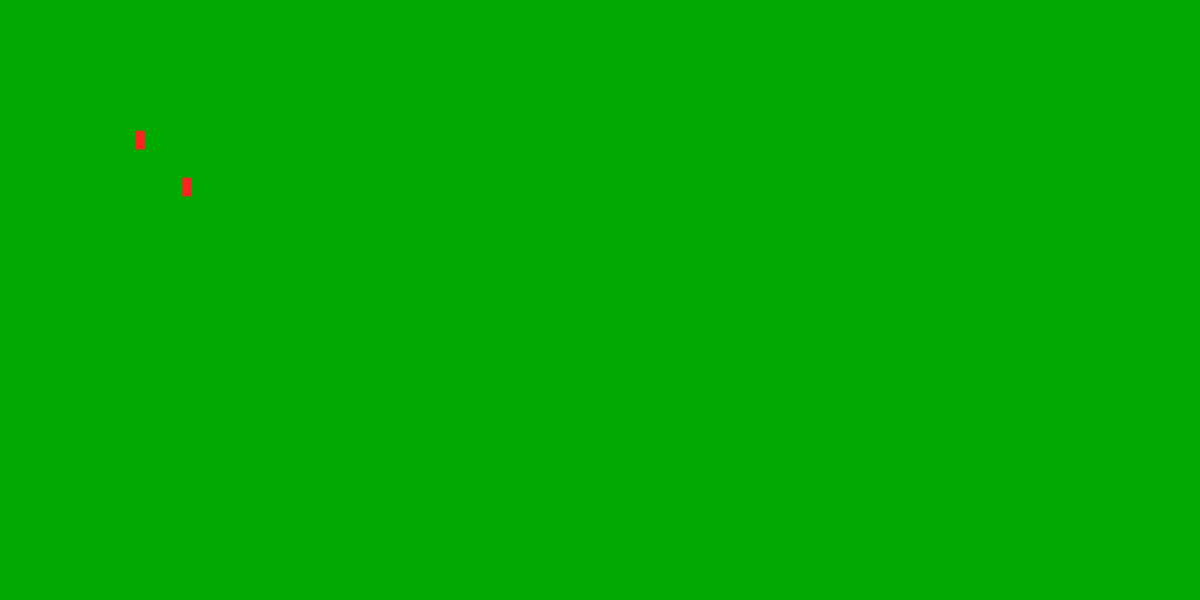
Frame 1 (no input)
Frame 60 (no input): identical to frame 1, image omitted
Frame 120 (the mouse pressed at the canvas centre since frame 60): identical to frame 1, image omitted

The p5.js sketch that drew this single still picture (run headless with seeded random() and noise() and a simulated clock; from frame 60 on, the mouse is pressed at the canvas centre):

// p5.js sketch
// ── sketch.js

let car
let car2
let userInputs = [0, 0]

let wfc

function setup() {
    createCanvas(1280, 640)
    angleMode(DEGREES)
    noStroke()
    frameRate(60)
    wfc = new WaveFunction({
        tiles: [
            new Tile({
                name: "Blank",
                draw: function(x, y) {},
                edges: {
                    up: 0,
                    right: 0,
                    down: 0,
                    left: 0
                },
                weight: 10
            }),
            new Tile({
                name: "Straight-Horizontal",
                draw: function(x, y) { drawTrack(x, y, 'straight', 0) },
                edges: {
                    up: 0,
                    right: 1,
                    down: 0,
                    left: 1
                },
                weight: 20
            }),
            new Tile({
                name: "Straight-Vertical",
                draw: function(x, y) { drawTrack(x, y, 'straight', 90) },
                edges: {
                    up: 1,
                    right: 0,
                    down: 1,
                    left: 0
                },
                weight: 20
            }),
            new Tile({
                name: "Turn-1",
                draw: function(x, y) { drawTrack(x, y, 'turn', 0) },
                edges: {
                    up: 0,
                    right: 1,
                    down: 1,
                    left: 0
                },
                weight: 5
            }),
            new Tile({
                name: "Turn-2",
                draw: function(x, y) { drawTrack(x, y, 'turn', 90) },
                edges: {
                    up: 0,
                    right: 0,
                    down: 1,
                    left: 1
                },
                weight: 5
            }),
            new Tile({
                name: "Turn-3",
                draw: function(x, y) { drawTrack(x, y, 'turn', 180) },
                edges: {
                    up: 1,
                    right: 0,
                    down: 0,
                    left: 1
                },
                weight: 5
            }),
            new Tile({
                name: "Turn-4",
                draw: function(x, y) { drawTrack(x, y, 'turn', 270) },
                edges: {
                    up: 1,
                    right: 1,
                    down: 0,
                    left: 0
                },
                weight: 5
            })
        ],
        width: 10,
        height: 5
    })
    car = new Car()
    car2 = new Car()
    car.position = { x: 200, y: 200 }
    car2.position = { x: 150, y: 150 }
    wfc.beginCollapse()
}

function drawTrack(mapx, mapy, type="straight", rotation=0) {
    scale = 128
    halfScale = scale / 2
    doubleScale = scale * 2
    push()
    translate((mapx + 0.5) * scale, (mapy + 0.5) * scale)
    rotate(rotation)
    rectMode(CENTER)
    switch (type) {
        case "turn":
            push()
            fill(color('#00AA00'))
            rect(0, 0, scale, scale)
            fill(color('#505050'))
            arc(halfScale, halfScale, doubleScale * 0.9, doubleScale * 0.9, 180, 270)
            fill(color('#00AA00'))
            arc(halfScale, halfScale, doubleScale * 0.1, doubleScale * 0.1, 180, 270)
            pop()
            break
        case "straight":
            push()
            fill(color('#00AA00'))
            rect(0, 0, scale, scale)
            fill(color('#505050'))
            rect(0, 0, scale, scale * 0.8)
            pop()
            break
    }
    pop()
}

class Car {
    constructor() {
        this.position = { x: 0, y: 0 }
        this.velocity = { x: 0, y: 0 }
        this.acceleration = { x: 0, y: 0 }
        this.direction = 0
        this.speed = 0.08
        this.reverseSpeed = 0.5
        this.turnSpeed = 3
        this.turnFactor = 0.2
        this.accelerationFriction = 0.86
        this.velocityFriction = 0.92
        this.grassFriction = 0.95
    }

    // Inputs should be an array (length 2) consisting of WS and AD of either -1 or 1 values.
    // ex. [-1, 0] would be just holding S and [1, 1] would be holding W and A
    update(inputs) {
        let speed = this.speed
        let reversed = false
        if (inputs[0] == -1) {
            speed = this.speed * this.reverseSpeed
            reversed = true
        }
        this.direction += inputs[1] * (this.turnSpeed * (mag(this.velocity.x, this.velocity.y) * this.turnFactor) * (reversed ? -1 : 1))
        this.direction %= 360
        if (this.direction < 0) this.direction += 360
        let radians = (this.direction - 90) * (Math.PI / 180)
        this.acceleration.x += Math.cos(radians) * inputs[0] * speed
        this.acceleration.y += Math.sin(radians) * inputs[0] * speed
        this.acceleration.x *= this.accelerationFriction
        this.acceleration.y *= this.accelerationFriction
        this.velocity.x += this.acceleration.x
        this.velocity.y += this.acceleration.y
        this.velocity.x *= this.velocityFriction
        this.velocity.y *= this.velocityFriction
        let color = get(this.position.x, this.position.y)
        if (color[1] == 170) this.velocity.x *= this.grassFriction
        if (color[1] == 170) this.velocity.y *= this.grassFriction
        this.position.x += this.velocity.x
        this.position.y += this.velocity.y
        if (this.position.x > width) this.position.x = width
        if (this.position.x < 0) this.position.x = 0
        if (this.position.y > height) this.position.y = height
        if (this.position.y < 0) this.position.y = 0
        this.draw()
    }

    draw() {
        push()
        fill(color('#FF2222'))
        translate(this.position.x - 0.5, this.position.y - 0.5)
        rotate(this.direction)
        rectMode(CENTER)
        rect(0, 0, 10, 20)
        pop()
    }
}

function draw() {
    userInputs[0] = (keyIsDown(UP_ARROW) || keyIsDown(87)) - (keyIsDown(DOWN_ARROW) || keyIsDown(83))
    userInputs[1] = (keyIsDown(RIGHT_ARROW) || keyIsDown(68)) - (keyIsDown(LEFT_ARROW) || keyIsDown(65))
    background('#00AA00')
    // drawTrack(0, 0, 'turn', 0)
    // drawTrack(0, 1, 'turn', 270)
    // drawTrack(1, 0, 'straight', 0)
    // drawTrack(2, 0, 'straight', 0)
    // drawTrack(3, 0, 'straight', 0)
    // drawTrack(4, 0, 'straight', 0)
    // drawTrack(5, 0, 'straight', 0)
    // drawTrack(6, 0, 'straight', 0)
    // drawTrack(2, 1, 'straight', 90)
    // wfc.drawAll()
    car.update(userInputs)
    car2.update([0, 0])
    // wfc.iterate()
}

function keyPressed() {
    if (keyCode == 32) {
        wfc.iterate()
    }
}

// ── wavefunction.js
// Wave Function Collapse - Made for p5.js

class Tile {
    constructor(options) {
        this.name = options.name || "Unnamed" // Not used in core functionality
        this.draw = options.draw || function(x, y) {} // Function to call to render this tile
        this.edges = options.edges || {up: 0, right: 0, down: 0, left: 0} // 0 is empty and 1 is full / touching edge
        this.weight = options.weight || 1 // Amount of repetitions to increase chance of this tile occuring
    }
}

class Cell {
    constructor(grid, tiles, x, y) {
        this.grid = grid
        this.tile = undefined
        this.options = Object.assign([], tiles) || []
        this.x = x
        this.y = y
    }

    weightAdjusted() {
        let adjusted = []
        for (let tile of this.options) {
            let add = new Array(tile.weight).fill(tile)
            adjusted = adjusted.concat(add)
        }
        return adjusted
    }

    randomAssign() {
        let newTile = random(this.weightAdjusted()) // Pick a random tile out of options adjusting for their weight
        this.tile = newTile
    }

    update() {
        if (!this.tile) return // Requires cell to be collapsed
        let positions = [[this.x+1,this.y], [this.x-1, this.y], [this.x, this.y+1], [this.x, this.y-1]]
        for (const pair of positions) {
            let [x, y] = pair
            let neighbor = this.grid.getPos(x, y)
            if (neighbor) {
                console.log("New neighbor @", neighbor.x, " ", neighbor.y)
                console.log(neighbor.options)
                console.log(neighbor.options.length)
                for (const option of neighbor.options) {
                    for (const [k, v] of Object.entries(option.edges)) {
                        if (v != this.tile.edges[k]) {
                            let index = neighbor.options.indexOf(option)
                            if (index != -1) neighbor.options.splice(index, 1)
                            console.log(neighbor.options.length)
                        }
                    }
                }
            }
        }
    }
}

class WaveFunction {
    constructor(options) {
        this.cells = [[]] // 2D array of cells
        this.tiles = options.tiles || [ new Tile() ]
        this.width = options.width || 4
        this.height = options.height || 4
        this.resetCells()
    }

    resetCells() {
        for (let y = 0; y < this.height; y++) {
            this.cells[y] = []
            for (let x = 0; x < this.width; x++) {
                this.cells[y][x] = new Cell(this, this.tiles, x, y)
            }
        }
    }

    iterate() {
        // Find tile with lowest entropy.
        let current = []
        let entropy = Infinity
        for (const row of this.cells) {
            for (const cell of row) {
                console.log(cell.options.length)
                // Length of options = Entropy
                if (cell.options.length < entropy) {
                    entropy = cell.options.length
                    current.push(cell)
                } else if (cell.options.length == entropy) {
                    current = [cell]
                }
            }
        }
        console.log(entropy)
    }

    isCollapsed() {
        for (let y = 0; y < this.height; y++) {
            this.cells[y] = []
            for (let x = 0; x < this.width; x++) {
                if (this.cells[y][x].tile == undefined) {
                    return false
                }
            }
        }
        return true
    }

    beginCollapse() {
        let row = random(this.cells)
        let cell = random(row)
        cell.randomAssign()
        cell.update()
    }

    getPos(x, y) {
        if (y < 0 || y >= this.height || x < 0 || x >= this.width) return null
        return this.cells[y][x]
    }

    drawAll() {
        for (let y = 0; y < this.height; y++) {
            for (let x = 0; x < this.width; x++) {
                if (this.cells[y][x].tile instanceof Tile) this.cells[y][x].tile.draw(x, y)
            }
        }
    }
}
